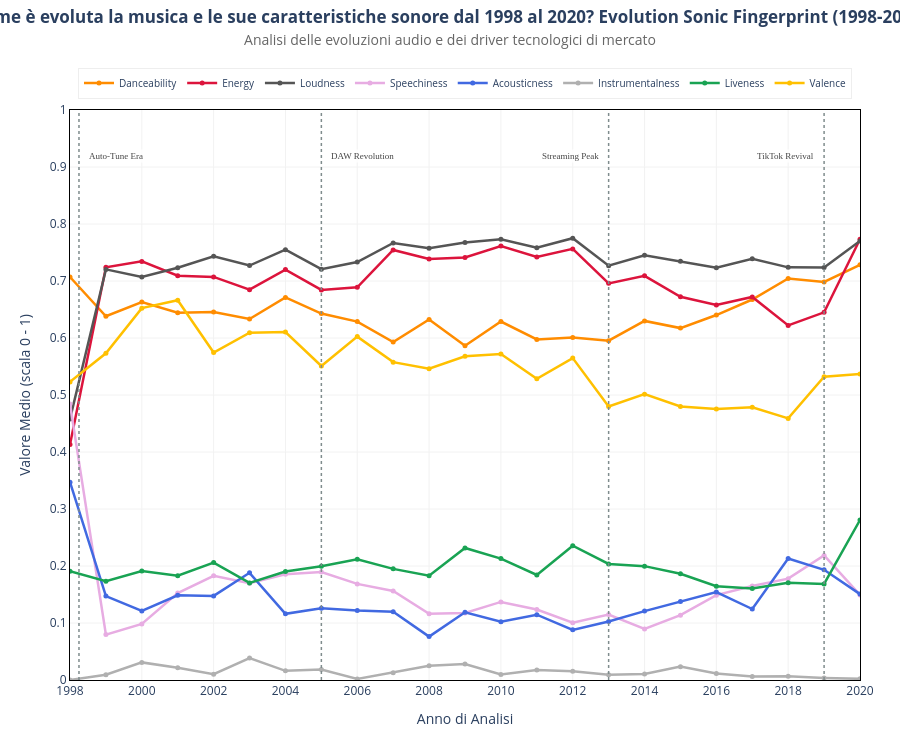

The notebook cell this image was saved under:
### Markdown cell above
### spikeline audio feature

Studio dell'elvoluzione delle caratteristiche audio della musica sul mercato discografico dal 1998 al 2020.

### Code cell
# Setup Figura
fig = go.Figure()

color_map = {
    'danceability': '#FF8C00', 'energy': '#DC143C', 'loudness': '#555555',
    'speechiness': '#E7ACE2', 'acousticness': '#4169E1', 'instrumentalness': '#B0B0B0',
    'liveness': '#19A353', 'valence': '#FFC000'
}

# Inserimento Tracce
for feature in sonic_fingerprint:
    fig.add_trace(go.Scatter(
        x=yearly_trends['year'], 
        y=yearly_trends[feature],
        mode='lines+markers',
        name=feature.replace('_', ' ').capitalize(),
        line=dict(width=2.5, color=color_map[feature]),
        marker=dict(size=5),
        hovertemplate=f'<b>{feature.capitalize()}</b>: %{{y:.2f}}<extra></extra>'
    ))

# GESTIONE EVENTI (Posizionamento millimetrico 1998.25)
events = [
    # 1998 + (1/4 di 1 anno) = 1998.25
    dict(year=1998.25, text="Auto-Tune Era", xanchor="left"), 
    dict(year=2005, text="DAW Revolution", xanchor="left"),
    dict(year=2013, text="Streaming Peak", xanchor="right"),
    dict(year=2019, text="TikTok Revival", xanchor="right")
]

for ev in events:
    # Linea verticale
    fig.add_vline(x=ev['year'], line_width=1.5, line_dash="dot", line_color="#7f8c8d")
    
    # Etichetta Orizzontale interna al plot area
    fig.add_annotation(
        x=ev['year'],
        y=0.92,              
        text=ev['text'],
        showarrow=False,
        font=dict(size=9, color="#444444", family="Arial Bold"),
        textangle=0,         
        xref="x", yref="y",
        xanchor=ev['xanchor'], 
        xshift=8 if ev['xanchor']=="left" else -8, # Offset per distanziarla dalla linea
        bgcolor="rgba(255, 255, 255, 0.8)"
    )

# Layout Executive - Intersezione Netta 1998/0
fig.update_layout(
    template='plotly_white',
    title=dict(
        text='<b>Come è evoluta la musica e le sue caratteristiche sonore dal 1998 al 2020? Evolution Sonic Fingerprint (1998-2020)</b><br>' +
             '<span style="font-size:14px; color:#666666;">Analisi delle evoluzioni audio e dei driver tecnologici di mercato</span>',
        x=0.5, y=0.97, xanchor='center', yanchor='top'
    ),
    xaxis=dict(
        title='Anno di Analisi',
        tickmode='linear', 
        tick0=1998, 
        dtick=2,
        range=[1998, 2020],    # Taglio netto all'origine
        showgrid=True, gridcolor='#F2F2F2',
        linecolor='black', mirror=True,
        # Impedisce a Plotly di aggiungere spazio bianco ai bordi
        automargin=False
    ),
    yaxis=dict(
        title='Valore Medio (scala 0 - 1)',
        tickmode='linear', tick0=0, dtick=0.1,
        range=[0, 1],          # Taglio netto 0-1
        showgrid=True, gridcolor='#F2F2F2',
        linecolor='black', mirror=True,
        automargin=False
    ),
    hovermode='x unified',
    margin=dict(l=70, r=40, t=110, b=70), 
    legend=dict(
        orientation="h",
        yanchor="bottom", y=1.02,
        xanchor="center", x=0.5,
        font=dict(size=10),
        bordercolor='#EEEEEE', borderwidth=1
    ),
    height=750
)

fig.show()

### Figure 1 — Plotly figure (JSON) as saved in the notebook; plotly's stock layout.template omitted (floating-point values rounded to 4 significant figures)
{"data": [{"hovertemplate": "<b>Danceability</b>: %{y:.2f}<extra></extra>", "line": {"color": "#FF8C00", "width": 2.5}, "marker": {"size": 5}, "mode": "lines+markers", "name": "Danceability", "type": "scatter", "x": [1998, 1999, 2000, 2001, 2002, 2003, 2004, 2005, 2006, 2007, 2008, 2009, 2010, 2011, 2012, 2013, 2014, 2015, 2016, 2017, 2018, 2019, 2020], "y": [0.707, 0.6382, 0.663, 0.6444, 0.6457, 0.6334, 0.6711, 0.6429, 0.6287, 0.5929, 0.6326, 0.5865, 0.6289, 0.5974, 0.6009, 0.5953, 0.63, 0.6174, 0.6403, 0.6675, 0.7044, 0.6983, 0.7283]}, {"hovertemplate": "<b>Energy</b>: %{y:.2f}<extra></extra>", "line": {"color": "#DC143C", "width": 2.5}, "marker": {"size": 5}, "mode": "lines+markers", "name": "Energy", "type": "scatter", "x": [1998, 1999, 2000, 2001, 2002, 2003, 2004, 2005, 2006, 2007, 2008, 2009, 2010, 2011, 2012, 2013, 2014, 2015, 2016, 2017, 2018, 2019, 2020], "y": [0.413, 0.7239, 0.7344, 0.7094, 0.7072, 0.6849, 0.72, 0.6844, 0.689, 0.7544, 0.7386, 0.7413, 0.7614, 0.7422, 0.7564, 0.6958, 0.7091, 0.6723, 0.6578, 0.672, 0.622, 0.6451, 0.7733]}, {"hovertemplate": "<b>Loudness</b>: %{y:.2f}<extra></extra>", "line": {"color": "#555555", "width": 2.5}, "marker": {"size": 5}, "mode": "lines+markers", "name": "Loudness", "type": "scatter", "x": [1998, 1999, 2000, 2001, 2002, 2003, 2004, 2005, 2006, 2007, 2008, 2009, 2010, 2011, 2012, 2013, 2014, 2015, 2016, 2017, 2018, 2019, 2020], "y": [0.458, 0.7203, 0.7072, 0.7231, 0.7433, 0.7271, 0.755, 0.7207, 0.7333, 0.7668, 0.7575, 0.7676, 0.7734, 0.7585, 0.7751, 0.7269, 0.7453, 0.7346, 0.7232, 0.7388, 0.7239, 0.7237, 0.7703]}, {"hovertemplate": "<b>Speechiness</b>: %{y:.2f}<extra></extra>", "line": {"color": "#E7ACE2", "width": 2.5}, "marker": {"size": 5}, "mode": "lines+markers", "name": "Speechiness", "type": "scatter", "x": [1998, 1999, 2000, 2001, 2002, 2003, 2004, 2005, 2006, 2007, 2008, 2009, 2010, 2011, 2012, 2013, 2014, 2015, 2016, 2017, 2018, 2019, 2020], "y": [0.484, 0.07966, 0.0983, 0.1524, 0.1827, 0.1699, 0.1856, 0.1893, 0.1686, 0.1561, 0.1162, 0.1175, 0.137, 0.1236, 0.1005, 0.1149, 0.08951, 0.1138, 0.1488, 0.1649, 0.1778, 0.2186, 0.1493]}, {"hovertemplate": "<b>Acousticness</b>: %{y:.2f}<extra></extra>", "line": {"color": "#4169E1", "width": 2.5}, "marker": {"size": 5}, "mode": "lines+markers", "name": "Acousticness", "type": "scatter", "x": [1998, 1999, 2000, 2001, 2002, 2003, 2004, 2005, 2006, 2007, 2008, 2009, 2010, 2011, 2012, 2013, 2014, 2015, 2016, 2017, 2018, 2019, 2020], "y": [0.347, 0.1472, 0.1212, 0.1486, 0.1476, 0.1881, 0.1161, 0.126, 0.122, 0.1198, 0.0761, 0.1188, 0.1022, 0.1145, 0.08796, 0.1025, 0.1209, 0.1376, 0.1543, 0.1245, 0.2132, 0.1934, 0.1507]}, {"hovertemplate": "<b>Instrumentalness</b>: %{y:.2f}<extra></extra>", "line": {"color": "#B0B0B0", "width": 2.5}, "marker": {"size": 5}, "mode": "lines+markers", "name": "Instrumentalness", "type": "scatter", "x": [1998, 1999, 2000, 2001, 2002, 2003, 2004, 2005, 2006, 2007, 2008, 2009, 2010, 2011, 2012, 2013, 2014, 2015, 2016, 2017, 2018, 2019, 2020], "y": [0.0, 0.009316, 0.03088, 0.02165, 0.01022, 0.03855, 0.01606, 0.01853, 0.001916, 0.01286, 0.02506, 0.02807, 0.009785, 0.01753, 0.01522, 0.009348, 0.01047, 0.02343, 0.01135, 0.006072, 0.006477, 0.003685, 0.002]}, {"hovertemplate": "<b>Liveness</b>: %{y:.2f}<extra></extra>", "line": {"color": "#19A353", "width": 2.5}, "marker": {"size": 5}, "mode": "lines+markers", "name": "Liveness", "type": "scatter", "x": [1998, 1999, 2000, 2001, 2002, 2003, 2004, 2005, 2006, 2007, 2008, 2009, 2010, 2011, 2012, 2013, 2014, 2015, 2016, 2017, 2018, 2019, 2020], "y": [0.191, 0.1733, 0.1913, 0.1829, 0.206, 0.1704, 0.1902, 0.1997, 0.2119, 0.195, 0.1831, 0.2316, 0.213, 0.1842, 0.2355, 0.2037, 0.1998, 0.1864, 0.1645, 0.1605, 0.1707, 0.1685, 0.2807]}, {"hovertemplate": "<b>Valence</b>: %{y:.2f}<extra></extra>", "line": {"color": "#FFC000", "width": 2.5}, "marker": {"size": 5}, "mode": "lines+markers", "name": "Valence", "type": "scatter", "x": [1998, 1999, 2000, 2001, 2002, 2003, 2004, 2005, 2006, 2007, 2008, 2009, 2010, 2011, 2012, 2013, 2014, 2015, 2016, 2017, 2018, 2019, 2020], "y": [0.523, 0.5732, 0.6524, 0.6663, 0.5745, 0.6092, 0.6105, 0.5508, 0.6024, 0.5577, 0.5461, 0.5678, 0.5721, 0.5285, 0.5648, 0.48, 0.5014, 0.4798, 0.4756, 0.4786, 0.459, 0.532, 0.537]}], "layout": {"annotations": [{"bgcolor": "rgba(255, 255, 255, 0.8)", "font": {"color": "#444444", "family": "Arial Bold", "size": 9}, "showarrow": false, "text": "Auto-Tune Era", "textangle": 0, "x": 1998.0, "xanchor": "left", "xref": "x", "xshift": 8, "y": 0.92, "yref": "y"}, {"bgcolor": "rgba(255, 255, 255, 0.8)", "font": {"color": "#444444", "family": "Arial Bold", "size": 9}, "showarrow": false, "text": "DAW Revolution", "textangle": 0, "x": 2005, "xanchor": "left", "xref": "x", "xshift": 8, "y": 0.92, "yref": "y"}, {"bgcolor": "rgba(255, 255, 255, 0.8)", "font": {"color": "#444444", "family": "Arial Bold", "size": 9}, "showarrow": false, "text": "Streaming Peak", "textangle": 0, "x": 2013, "xanchor": "right", "xref": "x", "xshift": -8, "y": 0.92, "yref": "y"}, {"bgcolor": "rgba(255, 255, 255, 0.8)", "font": {"color": "#444444", "family": "Arial Bold", "size": 9}, "showarrow": false, "text": "TikTok Revival", "textangle": 0, "x": 2019, "xanchor": "right", "xref": "x", "xshift": -8, "y": 0.92, "yref": "y"}], "height": 750, "hovermode": "x unified", "legend": {"bordercolor": "#EEEEEE", "borderwidth": 1, "font": {"size": 10}, "orientation": "h", "x": 0.5, "xanchor": "center", "y": 1.02, "yanchor": "bottom"}, "margin": {"b": 70, "l": 70, "r": 40, "t": 110}, "shapes": [{"line": {"color": "#7f8c8d", "dash": "dot", "width": 1.5}, "type": "line", "x0": 1998.0, "x1": 1998.0, "xref": "x", "y0": 0, "y1": 1, "yref": "y domain"}, {"line": {"color": "#7f8c8d", "dash": "dot", "width": 1.5}, "type": "line", "x0": 2005, "x1": 2005, "xref": "x", "y0": 0, "y1": 1, "yref": "y domain"}, {"line": {"color": "#7f8c8d", "dash": "dot", "width": 1.5}, "type": "line", "x0": 2013, "x1": 2013, "xref": "x", "y0": 0, "y1": 1, "yref": "y domain"}, {"line": {"color": "#7f8c8d", "dash": "dot", "width": 1.5}, "type": "line", "x0": 2019, "x1": 2019, "xref": "x", "y0": 0, "y1": 1, "yref": "y domain"}], "title": {"text": "<b>Come è evoluta la musica e le sue caratteristiche sonore dal 1998 al 2020? Evolution Sonic Fingerprint (1998-2020)</b><br><span style=\"font-size:14px; color:#666666;\">Analisi delle evoluzioni audio e dei driver tecnologici di mercato</span>", "x": 0.5, "xanchor": "center", "y": 0.97, "yanchor": "top"}, "xaxis": {"automargin": false, "dtick": 2, "gridcolor": "#F2F2F2", "linecolor": "black", "mirror": true, "range": [1998, 2020], "showgrid": true, "tick0": 1998, "tickmode": "linear", "title": {"text": "Anno di Analisi"}}, "yaxis": {"automargin": false, "dtick": 0.1, "gridcolor": "#F2F2F2", "linecolor": "black", "mirror": true, "range": [0, 1], "showgrid": true, "tick0": 0, "tickmode": "linear", "title": {"text": "Valore Medio (scala 0 - 1)"}}}}
